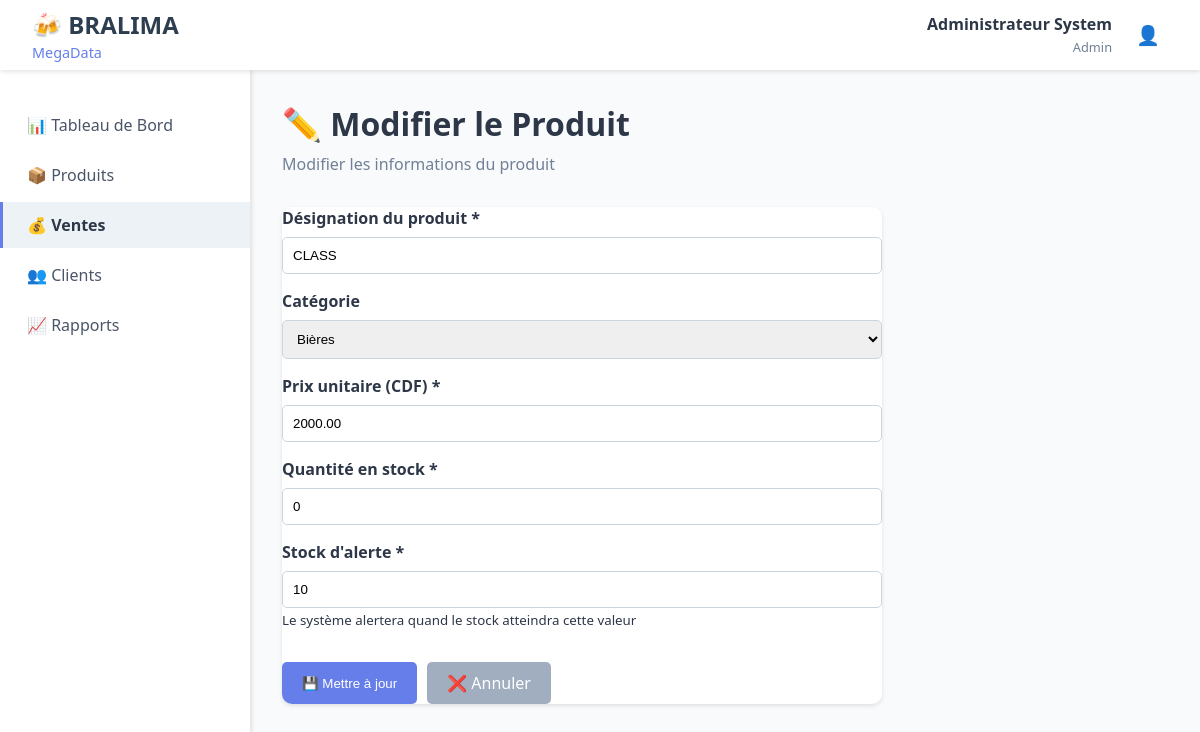
/modules/produits/modifier.php?id=14 (signed in), run on the app's committed database.
### tables this page shows
CREATE TABLE `produits` (
  `id_produit` int(11) NOT NULL,
  `designation` varchar(100) NOT NULL,
  `id_categorie` int(11) DEFAULT NULL,
  `prix_unitaire` decimal(10,2) NOT NULL,
  `quantite_stock` int(11) DEFAULT 0,
  `stock_alerte` int(11) DEFAULT 10,
  `date_creation` datetime DEFAULT current_timestamp()
);

### modules/produits/modifier.php (the view, shortened to what this page needs)
<?php
$error = '';
$id_produit = $_GET['id'] ?? null;
try {
    $pdo = getDBConnection();
    $stmt = $pdo->prepare("SELECT * FROM produits WHERE id_produit = ?");
    $stmt->execute([$id_produit]);
    $produit = $stmt->fetch();
} catch (Exception $e) {
    $error = "❌ Erreur: " . $e->getMessage();
}
?>
<!DOCTYPE html>
<html lang="fr">
<head>
    <link rel="stylesheet" href="../../assets/css/dashboard.css">
</head>
<body>
    <?php include '../../includes/header.php'; ?>
    <div class="container">
        <?php include '../../includes/sidebar.php'; ?>
        <main class="main-content">
            <div class="page-header">
                <h1>✏️ Modifier le Produit</h1>
                <p>Modifier les informations du produit</p>
            </div>
            <div class="form-container">
                <?php if ($error && !$produit): ?>
                    <div class="alert alert-error"><?php echo $error; ?></div>
                    <a href="liste.php" class="btn btn-secondary">← Retour à la liste</a>
                <?php else: ?>
                    <div class="content-card">
                        <form method="POST">
                            <div class="form-group">
                                <label for="designation">Désignation du produit *</label>
                                <input type="text" id="designation" name="designation" required
                                    value="<?php echo $produit['designation']; ?>">
                            </div>
                            <div class="form-group">
                                <label for="id_categorie">Catégorie</label>
                                <select id="id_categorie" name="id_categorie">
                                    <?php
                                    $pdo = getDBConnection();
                                    $stmt = $pdo->query("SELECT * FROM categories_produit ORDER BY nom_categorie");
                                    while ($categorie = $stmt->fetch()):
                                        $selected = ($categorie['id_categorie'] == $produit['id_categorie']) ? 'selected' : '';
                                    ?>
                                        <option value="<?php echo $categorie['id_categorie']; ?>" <?php echo $selected; ?>>
                                            <?php echo $categorie['nom_categorie']; ?>
                                        </option>
                                    <?php endwhile; ?>
                                </select>
                            </div>
                            <div class="form-group">
                                <label for="prix_unitaire">Prix unitaire (CDF) *</label>
                                <input type="number" id="prix_unitaire" name="prix_unitaire" step="0.01" min="0" required
                                    value="<?php echo $produit['prix_unitaire']; ?>">
                            </div>
                            <div class="form-group">
                                <label for="quantite_stock">Quantité en stock *</label>
                                <input type="number" id="quantite_stock" name="quantite_stock" min="0" required
                                    value="<?php echo $produit['quantite_stock']; ?>">
                            </div>
                            <div class="form-group">
                                <label for="stock_alerte">Stock d'alerte *</label>
                                <input type="number" id="stock_alerte" name="stock_alerte" min="1" required
                                    value="<?php echo $produit['stock_alerte']; ?>">
                                <small>Le système alertera quand le stock atteindra cette valeur</small>
                            </div>
                            <div style="display: flex; gap: 10px; margin-top: 2rem;">
                                <button type="submit" class="btn btn-primary">💾 Mettre à jour</button>
                                <a href="liste.php" class="btn btn-secondary">❌ Annuler</a>
                            </div>
                        </form>
                    </div>
                <?php endif; ?>
            </div>
        </main>
    </div>
</body>
</html>

### assets/css/dashboard.css (style rules this page uses)
* { margin: 0; padding: 0; box-sizing: border-box; }
body { font-family: "Segoe UI", Tahoma, Geneva, Verdana, sans-serif; background-color: #f8fafc; color: #2d3748; }
.container { display: flex; min-height: 100vh; padding-top: 70px; }
.main-content { flex: 1; padding: 2rem; margin-left: 250px; }
.page-header { margin-bottom: 2rem; }
.page-header h1 { font-size: 2rem; color: #2d3748; margin-bottom: 0.5rem; }
.page-header p { color: #718096; }
.content-card { background: white; border-radius: 10px; box-shadow: 0 2px 4px rgba(0, 0, 0, 0.1); overflow: hidden; }

### modules/produits/modifier.php (style rules this page uses)
.form-container { max-width: 600px; }
.form-group { margin-bottom: 1rem; }
label { display: block; margin-bottom: 0.5rem; font-weight: 600; color: #2d3748; }
input, select, textarea { width: 100%; padding: 10px; border: 1px solid #cbd5e0; border-radius: 5px; }
.btn { padding: 10px 20px; text-decoration: none; border-radius: 5px; border: none; cursor: pointer; }
.btn-primary { background: #667eea; color: white; }
.btn-secondary { background: #a0aec0; color: white; }

### data on the page
produits: designation "CLASS", prix_unitaire "2000.00", quantite_stock "0", stock_alerte "10"

### other printed values
$_SESSION['nom_complet'] "Administrateur System"
$_SESSION['role'] "Admin"
form field id_categorie "Bières"
